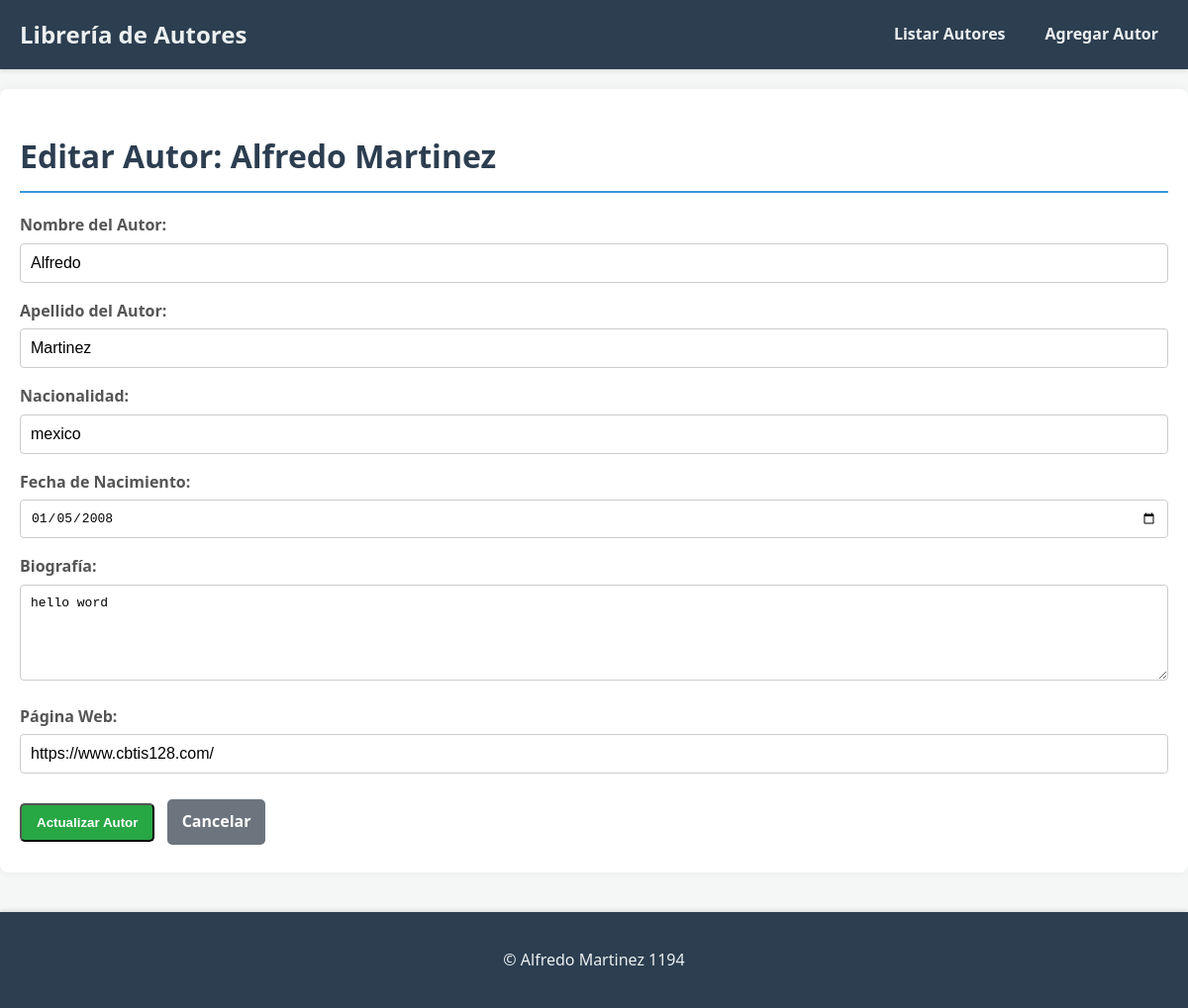
/editar/3/, run on the app's committed database.
### app_autores/models.py (models this page shows, shortened)
class Autor(models.Model):
    nombre = models.CharField(max_length=100)
    apellido = models.CharField(max_length=100)
    nacionalidad = models.CharField(max_length=100)
    fecha_nacimiento = models.DateField()
    bibliografia = models.TextField(blank=True, null=True) # Puede ser opcional
    pagina_web = models.URLField(max_length=255, blank=True, null=True) # Puede ser opcional

### app_autores/views.py (the view)
# urls.py: path('editar/<int:autor_id>/', views.editar_autor, name='editar_autor'),
def editar_autor(request, autor_id):
    autor = get_object_or_404(Autor, pk=autor_id)
    mensaje = None
    if request.method == 'POST':
        form = AutorForm(request.POST, instance=autor)
        if form.is_valid():
            form.save()
            mensaje = "✅ ¡Autor editado correctamente!"
            return redirect('ver_autor', autor_id=autor.id) # Redirige a la vista del autor editado
    else:
        form = AutorForm(instance=autor)
    return render(request, 'autores/editar_autor.html', {
        'form': form,
        'mensaje': mensaje,
        'autor': autor # Para mostrar el nombre del autor en la plantilla
    })

### app_autores/forms.py
class AutorForm(forms.ModelForm):
    class Meta:
        model = Autor
        fields = ['nombre', 'apellido', 'nacionalidad', 'fecha_nacimiento', 'bibliografia', 'pagina_web']
        labels = {
            'nombre': 'Nombre del Autor',
            'apellido': 'Apellido del Autor',
            'nacionalidad': 'Nacionalidad',
            'fecha_nacimiento': 'Fecha de Nacimiento',
            'bibliografia': 'Biografía',
            'pagina_web': 'Página Web',
        }
        widgets = {
            'nombre': forms.TextInput(attrs={'class': 'form-control'}),
            'apellido': forms.TextInput(attrs={'class': 'form-control'}),
            'nacionalidad': forms.TextInput(attrs={'class': 'form-control'}),
            'fecha_nacimiento': forms.DateInput(attrs={'type': 'date', 'class': 'form-control'}),
            'bibliografia': forms.Textarea(attrs={'class': 'form-control', 'rows': 5}),
            'pagina_web': forms.URLInput(attrs={'class': 'form-control'}),
        }

### app_autores/templates/autores/editar_autor.html (shortened to what this page needs)
{% extends 'autores/base.html' %}
{% block content %}
    <h1>Editar Autor: {{ autor.nombre }} {{ autor.apellido }}</h1>
    <form method="post">
        {{ form.as_p }}
        <button type="submit" class="btn btn-success">Actualizar Autor</button>
        <a href="{% url 'ver_autor' autor.id %}" class="btn btn-secondary">Cancelar</a>
    </form>
{% endblock %}

### app_autores/static/css/style.css (style rules this page uses)
body { font-family: 'Segoe UI', Tahoma, Geneva, Verdana, sans-serif; margin: 0; padding: 0; background-color: #f4f7f6; color: #333; line-height: 1.6; }
h1 { color: #2c3e50; border-bottom: 2px solid #3498db; padding-bottom: 10px; margin-bottom: 20px; }
.btn { display: inline-block; padding: 10px 15px; border-radius: 5px; text-decoration: none; color: white; font-weight: bold; text-align: center; cursor: pointer; transition: background-color 0.3s ease; margin-right: 8px; margin-bottom: 8px; }
.btn-success { background-color: #28a745; }
.btn-secondary { background-color: #6c757d; }
form p { margin-bottom: 15px; }
form label { display: block; margin-bottom: 5px; font-weight: bold; color: #555; }
form input[type="text"], form input[type="date"], form input[type="url"], form textarea { width: 100%; padding: 10px; border: 1px solid #ccc; border-radius: 4px; box-sizing: border-box; font-size: 1em; }
form textarea { resize: vertical; }
form button[type="submit"] { margin-top: 15px; }

### data on the page
Autor: nombre "Alfredo", apellido "Martinez", nacionalidad "mexico", fecha_nacimiento "01/05/2008", bibliografia "hello word", pagina_web "https://www.cbtis128.com/"
